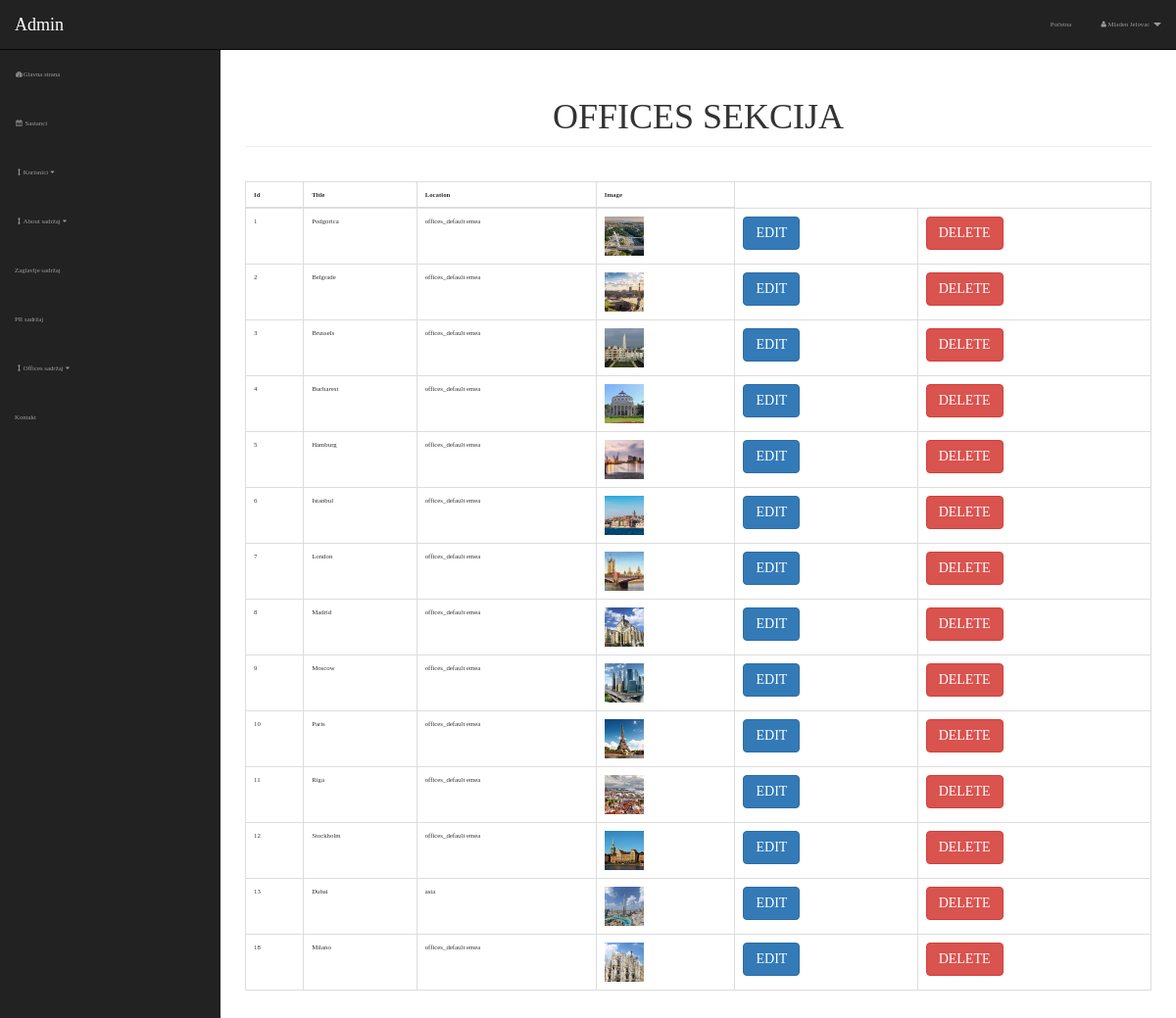
Screenshot of /admin/offices.php (signed in) with the database file from the repository.
### tables this page shows
CREATE TABLE `offices` (
  `office_id` int(3) NOT NULL,
  `office_title` varchar(255) NOT NULL,
  `office_image` text NOT NULL,
  `office_location` varchar(50) NOT NULL
);

### admin/includes/view-offices.php (the view, shortened to what this page needs)
<table class="table table-bordered table-hover printit" style="margin-top: 35px !important;">
                        <thead>
                             <th>Id</th>
                             <th>Title</th>
                             <th>Location</th>
                             <th>Image</th>
                        </thead>
                        <tbody>
                             <?php
                                     $query = "select * from offices";
                                     $select = mysqli_query($connection, $query);
                                     while($row = mysqli_fetch_assoc($select)){
                                       $office_id = $row['office_id'];
                                       $office_title = $row['office_title'];
                                       $office_image = $row['office_image'];
                                       $office_location = $row['office_location'];
                                      echo "<tr>";
                                       echo "<td>$office_id</td>";
                                       echo "<td>$office_title</td>";
                                       echo "<td>$office_location</td>";
                                       echo "<td><img height='40' width='40' src='../img/$office_image' alt='office_image'></td>";
                                       echo "<td ><a class='btn btn-primary' href='offices.php?option=edit&office_id=$office_id'>EDIT</a></td>";
                                       echo "<td ><a class='btn btn-danger' onClick=\"return confirm('Da li ste sigurni?')\" href='offices.php?delete=$office_id'>DELETE</a></td>";
                                    echo "</tr>";
                                     }
                                ?>
                       </tbody>
</table>

### admin/css/sb-admin.css (style rules this page uses)
body { margin-top: 100px; background-color: #222; }
@media (min-width:768px) { body { margin-top: 50px; } }

### style/style.css (style rules this page uses)
:root { --color-primary: rgba(31,31,31); --color-secondary: rgba(255,198,39); }
* { padding: 0; margin: 0; box-sizing: border-box; }
body { font-family: 'Montserrat Regular', fira-sans; font-size: 68%; }

### admin/includes/header.php (style rules this page uses)
body, .not_shown { visibility: hidden; }
.printit { visibility: visible; }

### rows the page displays
offices: office_id "1", office_title "Podgorica", office_location "offices_default emea", office_image (picture)
offices: office_id "2", office_title "Belgrade", office_location "offices_default emea", office_image (picture)
offices: office_id "3", office_title "Brussels", office_location "offices_default emea", office_image (picture)
offices: office_id "4", office_title "Bucharest", office_location "offices_default emea", office_image (picture)
offices: office_id "5", office_title "Hamburg", office_location "offices_default emea", office_image (picture)
offices: office_id "6", office_title "Istanbul", office_location "offices_default emea", office_image (picture)
offices: office_id "7", office_title "London", office_location "offices_default emea", office_image (picture)
offices: office_id "8", office_title "Madrid", office_location "offices_default emea", office_image (picture)
offices: office_id "9", office_title "Moscow", office_location "offices_default emea", office_image (picture)
offices: office_id "10", office_title "Paris", office_location "offices_default emea", office_image (picture)
offices: office_id "11", office_title "Riga", office_location "offices_default emea", office_image (picture)
offices: office_id "12", office_title "Stockholm", office_location "offices_default emea", office_image (picture)
offices: office_id "13", office_title "Dubai", office_location "asia", office_image (picture)
offices: office_id "18", office_title "Milano", office_location "offices_default emea", office_image (picture)

### other values shown
$_SESSION['firstname'] "Mladen"
$_SESSION['lastname'] "Jelovac"
